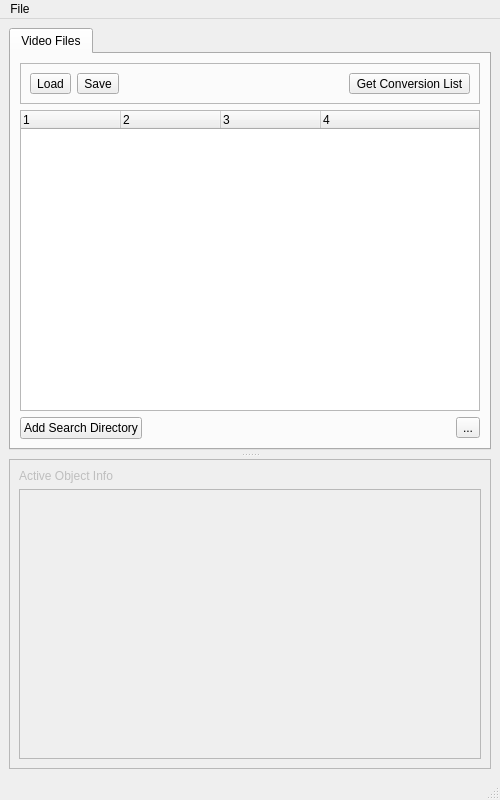
<?xml version="1.0" encoding="UTF-8"?>
<ui version="4.0">
 <class>MainObjectListsWindow</class>
 <widget class="QMainWindow" name="MainObjectListsWindow">
  <property name="geometry">
   <rect>
    <x>0</x>
    <y>0</y>
    <width>500</width>
    <height>800</height>
   </rect>
  </property>
  <property name="sizePolicy">
   <sizepolicy hsizetype="Preferred" vsizetype="MinimumExpanding">
    <horstretch>0</horstretch>
    <verstretch>0</verstretch>
   </sizepolicy>
  </property>
  <property name="minimumSize">
   <size>
    <width>400</width>
    <height>800</height>
   </size>
  </property>
  <property name="mouseTracking">
   <bool>true</bool>
  </property>
  <property name="windowTitle">
   <string>MainObjectListsWindow</string>
  </property>
  <property name="unifiedTitleAndToolBarOnMac">
   <bool>true</bool>
  </property>
  <widget class="QWidget" name="centralwidget">
   <layout class="QVBoxLayout" name="verticalLayout_3">
    <item>
     <widget class="QSplitter" name="mainVerticalSplitter">
      <property name="mouseTracking">
       <bool>true</bool>
      </property>
      <property name="orientation">
       <enum>Qt::Vertical</enum>
      </property>
      <property name="handleWidth">
       <number>9</number>
      </property>
      <widget class="QTabWidget" name="tabWidget">
       <property name="currentIndex">
        <number>0</number>
       </property>
       <widget class="QWidget" name="tab">
        <attribute name="title">
         <string>Video Files</string>
        </attribute>
        <layout class="QVBoxLayout" name="verticalLayout_4">
         <item>
          <widget class="QFrame" name="frame_2">
           <property name="minimumSize">
            <size>
             <width>0</width>
             <height>20</height>
            </size>
           </property>
           <property name="frameShape">
            <enum>QFrame::StyledPanel</enum>
           </property>
           <property name="frameShadow">
            <enum>QFrame::Raised</enum>
           </property>
           <layout class="QHBoxLayout" name="horizontalLayout_2">
            <item>
             <layout class="QHBoxLayout" name="horizontalLayout">
              <item>
               <widget class="QToolButton" name="toolButton_Load">
                <property name="text">
                 <string>Load</string>
                </property>
                <property name="icon">
                 <iconset>
                  <normaloff>:/fugue/fugue/icons-shadowless/document-import.png</normaloff>:/fugue/fugue/icons-shadowless/document-import.png</iconset>
                </property>
               </widget>
              </item>
              <item>
               <widget class="QToolButton" name="toolButton_SaveSelected">
                <property name="text">
                 <string>Save</string>
                </property>
                <property name="icon">
                 <iconset>
                  <normaloff>:/fugue/fugue/icons-shadowless/document-export.png</normaloff>:/fugue/fugue/icons-shadowless/document-export.png</iconset>
                </property>
               </widget>
              </item>
              <item>
               <spacer name="horizontalSpacer">
                <property name="orientation">
                 <enum>Qt::Horizontal</enum>
                </property>
                <property name="sizeHint" stdset="0">
                 <size>
                  <width>40</width>
                  <height>20</height>
                 </size>
                </property>
               </spacer>
              </item>
              <item>
               <widget class="QToolButton" name="toolButton_GetConversionList">
                <property name="text">
                 <string>Get Conversion List</string>
                </property>
               </widget>
              </item>
             </layout>
            </item>
           </layout>
          </widget>
         </item>
         <item>
          <widget class="QTreeWidget" name="treeWidget_VideoFiles">
           <property name="minimumSize">
            <size>
             <width>0</width>
             <height>141</height>
            </size>
           </property>
           <property name="columnCount">
            <number>4</number>
           </property>
           <column>
            <property name="text">
             <string notr="true">1</string>
            </property>
           </column>
           <column>
            <property name="text">
             <string notr="true">2</string>
            </property>
           </column>
           <column>
            <property name="text">
             <string notr="true">3</string>
            </property>
           </column>
           <column>
            <property name="text">
             <string notr="true">4</string>
            </property>
           </column>
          </widget>
         </item>
         <item>
          <layout class="QHBoxLayout" name="horizontalLayout_3">
           <item>
            <widget class="QPushButton" name="pushButton_AddSearchDirectory">
             <property name="text">
              <string>Add Search Directory</string>
             </property>
            </widget>
           </item>
           <item>
            <spacer name="horizontalSpacer_2">
             <property name="orientation">
              <enum>Qt::Horizontal</enum>
             </property>
             <property name="sizeHint" stdset="0">
              <size>
               <width>40</width>
               <height>20</height>
              </size>
             </property>
            </spacer>
           </item>
           <item>
            <widget class="QToolButton" name="btnReload">
             <property name="toolTip">
              <string>Reload</string>
             </property>
             <property name="text">
              <string>...</string>
             </property>
             <property name="icon">
              <iconset theme="SP_BrowserReload">
               <normaloff>.</normaloff>.</iconset>
             </property>
            </widget>
           </item>
          </layout>
         </item>
        </layout>
       </widget>
      </widget>
      <widget class="QFrame" name="frameBottom">
       <property name="enabled">
        <bool>false</bool>
       </property>
       <property name="frameShape">
        <enum>QFrame::StyledPanel</enum>
       </property>
       <property name="frameShadow">
        <enum>QFrame::Raised</enum>
       </property>
       <layout class="QVBoxLayout" name="verticalLayout_2">
        <item>
         <layout class="QVBoxLayout" name="verticalLayout">
          <item>
           <widget class="QLabel" name="label">
            <property name="text">
             <string>Active Object Info</string>
            </property>
           </widget>
          </item>
          <item>
           <widget class="QTextBrowser" name="textBrowser_SelectedInfoBox"/>
          </item>
         </layout>
        </item>
       </layout>
      </widget>
     </widget>
    </item>
   </layout>
  </widget>
  <widget class="QMenuBar" name="menubar">
   <property name="geometry">
    <rect>
     <x>0</x>
     <y>0</y>
     <width>500</width>
     <height>22</height>
    </rect>
   </property>
   <widget class="QMenu" name="menuFile">
    <property name="title">
     <string>File</string>
    </property>
    <addaction name="actionLoad"/>
    <addaction name="actionSave"/>
    <addaction name="actionRefresh"/>
   </widget>
   <addaction name="menuFile"/>
  </widget>
  <widget class="QStatusBar" name="statusbar"/>
  <action name="actionLoad">
   <property name="text">
    <string>Load...</string>
   </property>
   <property name="shortcut">
    <string>Ctrl+O</string>
   </property>
  </action>
  <action name="actionSave">
   <property name="text">
    <string>Save...</string>
   </property>
   <property name="shortcut">
    <string>Ctrl+S</string>
   </property>
  </action>
  <action name="actionRefresh">
   <property name="text">
    <string>Refresh</string>
   </property>
  </action>
 </widget>
 <resources>
  <include location="../../data/PhoPyQtTimelinePlotterResourceFile.qrc"/>
 </resources>
 <connections/>
</ui>
